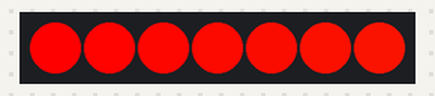
Simulated run of this program. Board: Seeed XIAO ESP32-S3. On the bench: 7 RGB LEDs in strip order, left to right. Dim RGB values are drawn brighter than linear.

Above: at 0.15 s.
At 4.11 s:
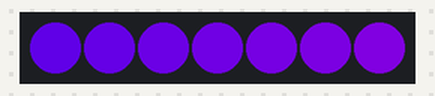
At 9.89 s:
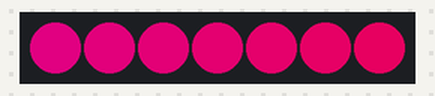
At 19.94 s:
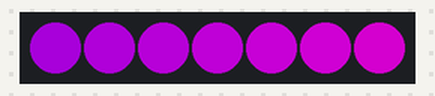
At 28.76 s:
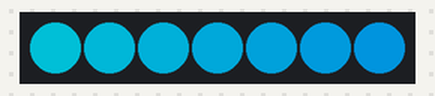
At 39.72 s:
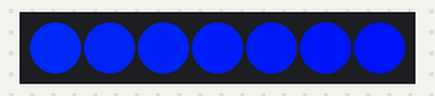
Timing chart, 0 to 40.0 s (numbered marks = the images above):
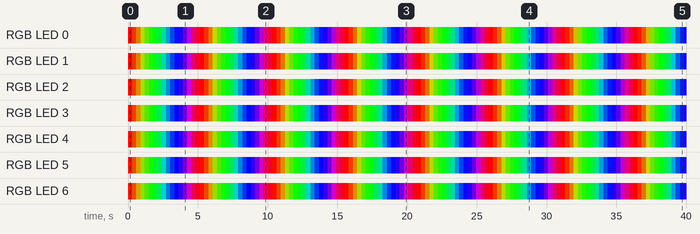

The program:

main.cpp
```cpp
#include <Arduino.h>
/*#include <Wire.h>
#include <RTClib.h>
#include <SPI.h>

RTC_DS3231 rtc;

void setup() {
    Serial.begin(9600);
    if (!rtc.begin()) {
        Serial.println("Couldn't find RTC");
        while (1);
    }

    if (rtc.lostPower()) {
        Serial.println("RTC lost power, let's set the time!");
        rtc.adjust(DateTime(2024, 10, 21, 17, 47, 20)); // Set to desired date and time (YYYY, MM, DD, HH, MM, SS)
    }
}

void loop() {
    DateTime now = rtc.now();
    Serial.print(now.year(), DEC);
    Serial.print('/');
    Serial.print(now.month(), DEC);
    Serial.print('/');
    Serial.print(now.day(), DEC);
    Serial.print(" ");
    Serial.print(now.hour(), DEC);
    Serial.print(':');
    Serial.print(now.minute(), DEC);
    Serial.print(':');
    Serial.print(now.second(), DEC);
    Serial.println();

    delay(1000);
}*/

#include <Adafruit_NeoPixel.h>

#define PIN D8
#define NUMPIXELS 7

Adafruit_NeoPixel pixels(NUMPIXELS, PIN, NEO_GRB + NEO_KHZ800);

void setup() {
    pixels.begin();
}

uint32_t Wheel(byte WheelPos) {
    WheelPos = 255 - WheelPos;
    if (WheelPos < 85) {
        return pixels.Color(255 - WheelPos * 3, 0, WheelPos * 3);
    }
    if (WheelPos < 170) {
        WheelPos -= 85;
        return pixels.Color(0, WheelPos * 3, 255 - WheelPos * 3);
    }
    WheelPos -= 170;
    return pixels.Color(WheelPos * 3, 255 - WheelPos * 3, 0);
}


void loop() {
    for (int j = 0; j < 256; j++) { // cycle through the colors
        for (int i = 0; i < NUMPIXELS; i++) {
            pixels.setPixelColor(i, Wheel((i + j) & 255));
        }
        pixels.show();
        delay(20);
    }
}
```

Measured:
- by itself, RGB LED 0: off → RGB(255, 0, 0) at 0.00 s, → RGB(210, 45, 0) 0.30 s later, → RGB(165, 90, 0) 0.30 s later, → RGB(120, 135, 0) 0.30 s later, … (132 changes in this stretch)
- by itself, RGB LED 1: off → RGB(252, 3, 0) at 0.00 s, → RGB(207, 48, 0) 0.30 s later, → RGB(162, 93, 0) 0.30 s later, → RGB(117, 138, 0) 0.30 s later, … (132 changes in this stretch)
